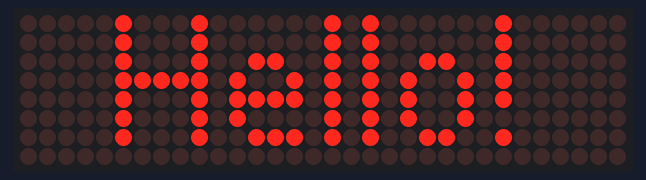
Bench run of a sketch on a simulated Arduino Uno, built with avr-gcc and run on an emulated ATmega328P. Shown: 32×8 LED matrix.

Above: at 0.1 s.

The sketch:

simpletext.ino
```cpp
#include <MD_Parola.h>
#include <MD_MAX72xx.h>
#include <SPI.h>

#define HARDWARE_TYPE MD_MAX72XX::FC16_HW
#define MAX_DEVICES 4
#define CS_PIN      8

MD_Parola myDisplay = MD_Parola(HARDWARE_TYPE, CS_PIN, MAX_DEVICES);

void setup() {
  myDisplay.begin();
  myDisplay.setIntensity(0);
  myDisplay.displayClear();
}

void loop() {
  myDisplay.setTextAlignment(PA_CENTER);
  myDisplay.print("Hello!");
}
```
